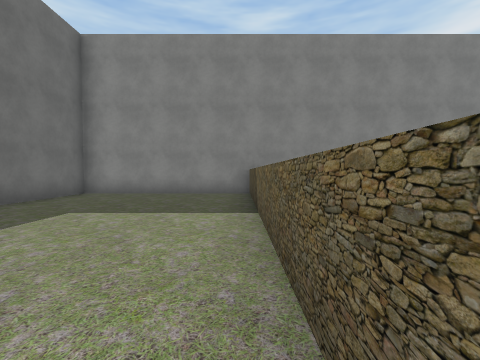
view 1 (above)

16 first-person views from a walk through a 3-D level made in the Unity game engine. The camera is 1.4 m above the floor, tilts 2° down and sees 90° across. The floor is counted in squares, 2 m on a side. Each view is taken from the middle of a square. On the plan, view 1 faces up. The plan holds only what a view shows up to about 9 squares ahead; the rest is blank. The player is left out. Some surface patterns are stand-ins.

view 2
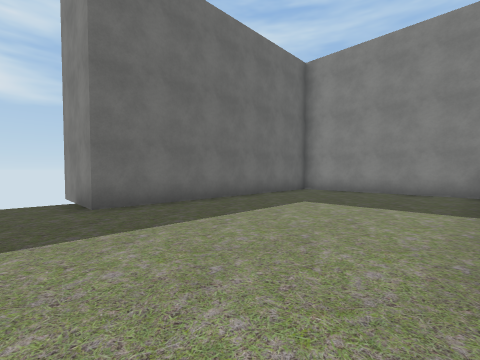

view 3
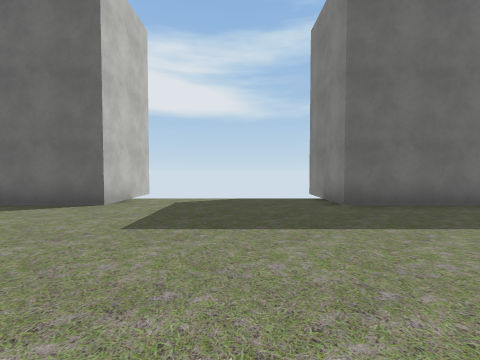

view 4
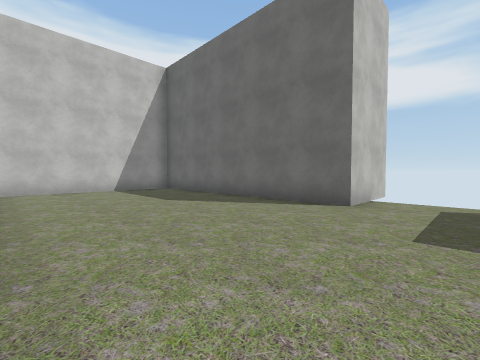

view 5
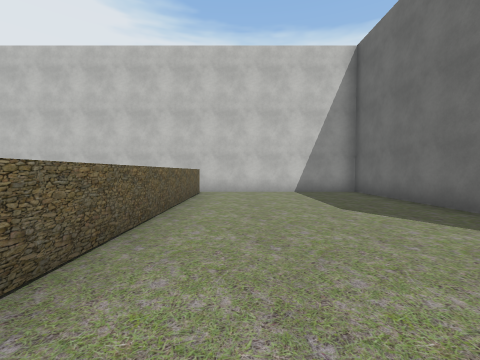

view 6
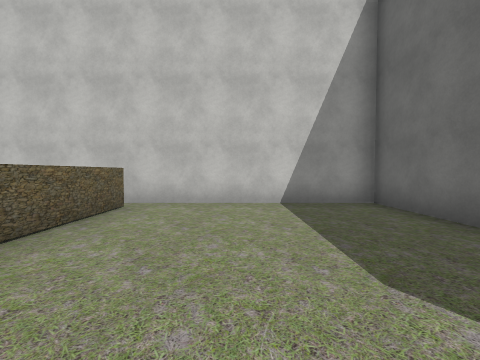

view 7
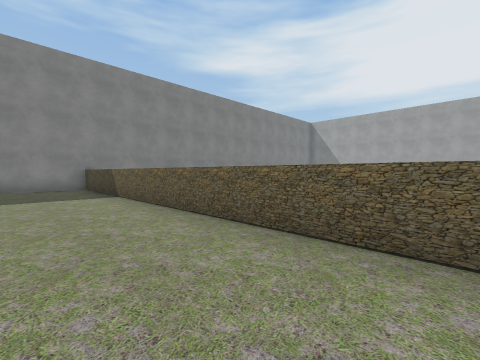

view 8
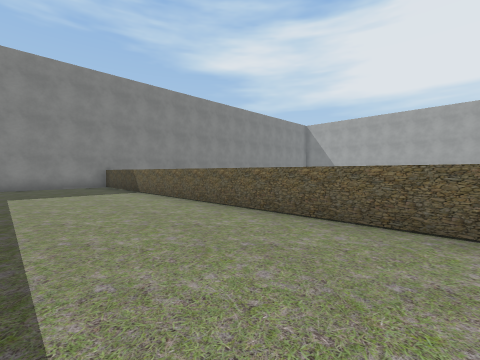

view 9
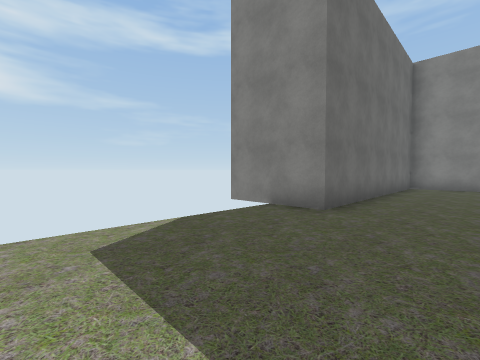

view 10
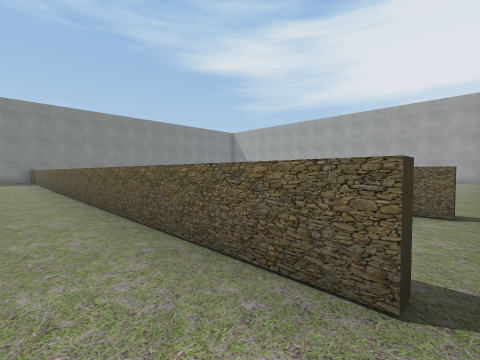

view 11
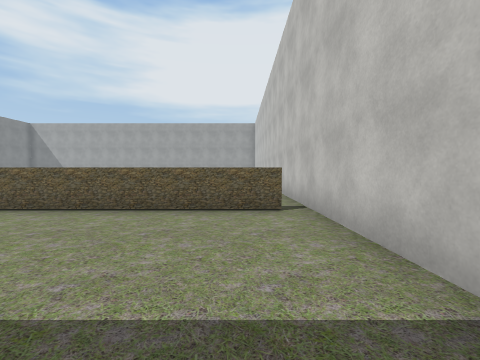

view 12
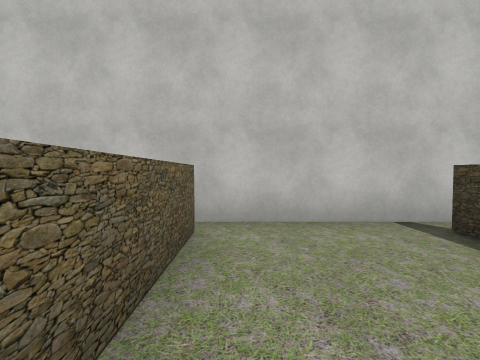

view 13
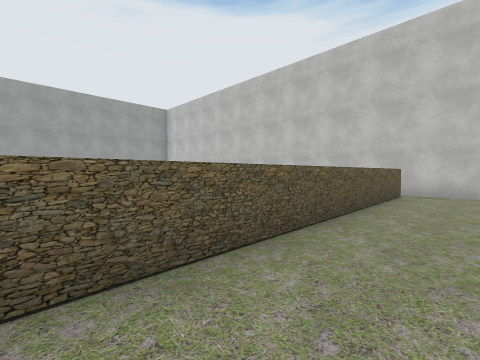

view 14
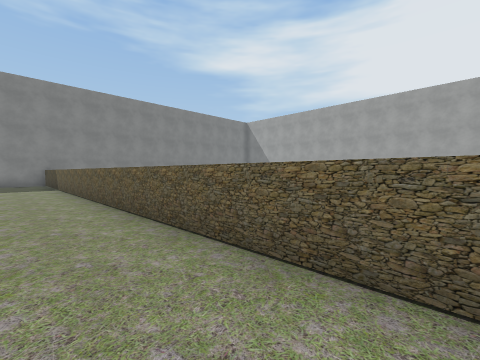

view 15
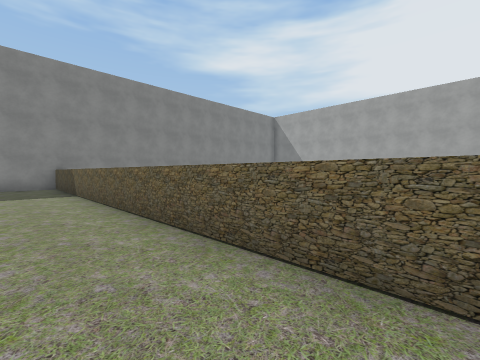

view 16
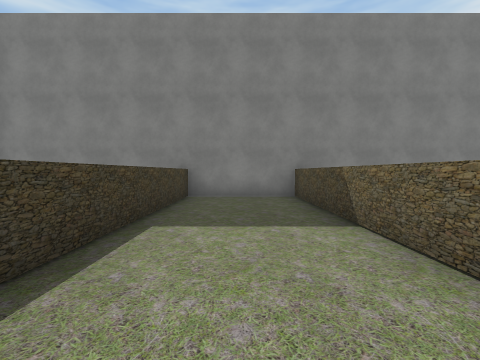

### Floor plan
Ten units are one square. View 1 is at (0, 0); x grows to the right and y downward. Boxes are objects, and circles mark ways between rooms. Rooms are numbered by the first view taken in them; rooms with no view inside come last. Other rooms are left out.
<svg viewBox="-80 -83 134 211">
<path fill="none" stroke="#000" d="M-75 48 -50 48 -50 123 4 123M10 -77 -50 -77 -50 -2 -75 -2M3 119 3 -75M35 119 35 -78M4 123 49 123M6 -76 6 -24M45 -77 10 -77"/>
<circle cx="10" cy="120" r="3" fill="#2a7"/>
<text x="-20" y="20">1</text>
<text x="20" y="30">2</text>
</svg>
Room 1 opens to room 2.

Where each view was taken, in squares from view 1:
view 1: 0 up, 0 right, facing up
view 2: 1 down, 0 right, facing up-left
view 3: 2 down, 0 right, facing left
view 4: 3 down, 0 right, facing down-left
view 5: 4 down, 1 left, facing down
view 6: 7 down, 2 left, facing down
view 7: 3 down, 2 left, facing up-right
view 8: 4 down, 3 left, facing up-right
view 9: 4 down, 3 left, facing up-left
view 10: 12 down, 1 left, facing up-right
view 11: 11 down, 4 left, facing right
view 12: 9 down, 3 right, facing down
view 13: 4 down, 2 right, facing down-right
view 14: 7 down, 2 right, facing up-right
view 15: 4 down, 2 right, facing up-right
view 16: 1 up, 2 right, facing up
